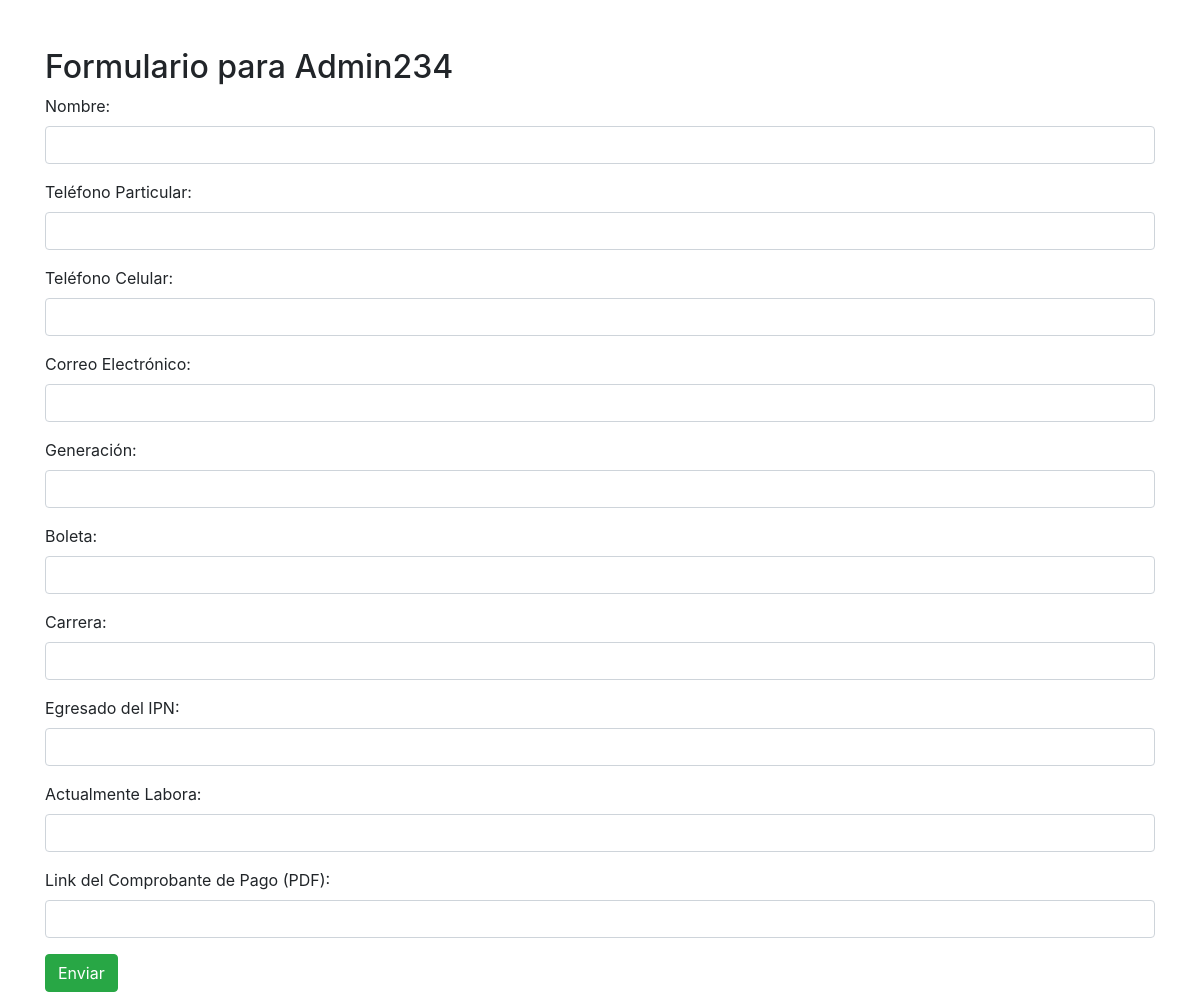
Page /formulario/1 on the earlier database version.
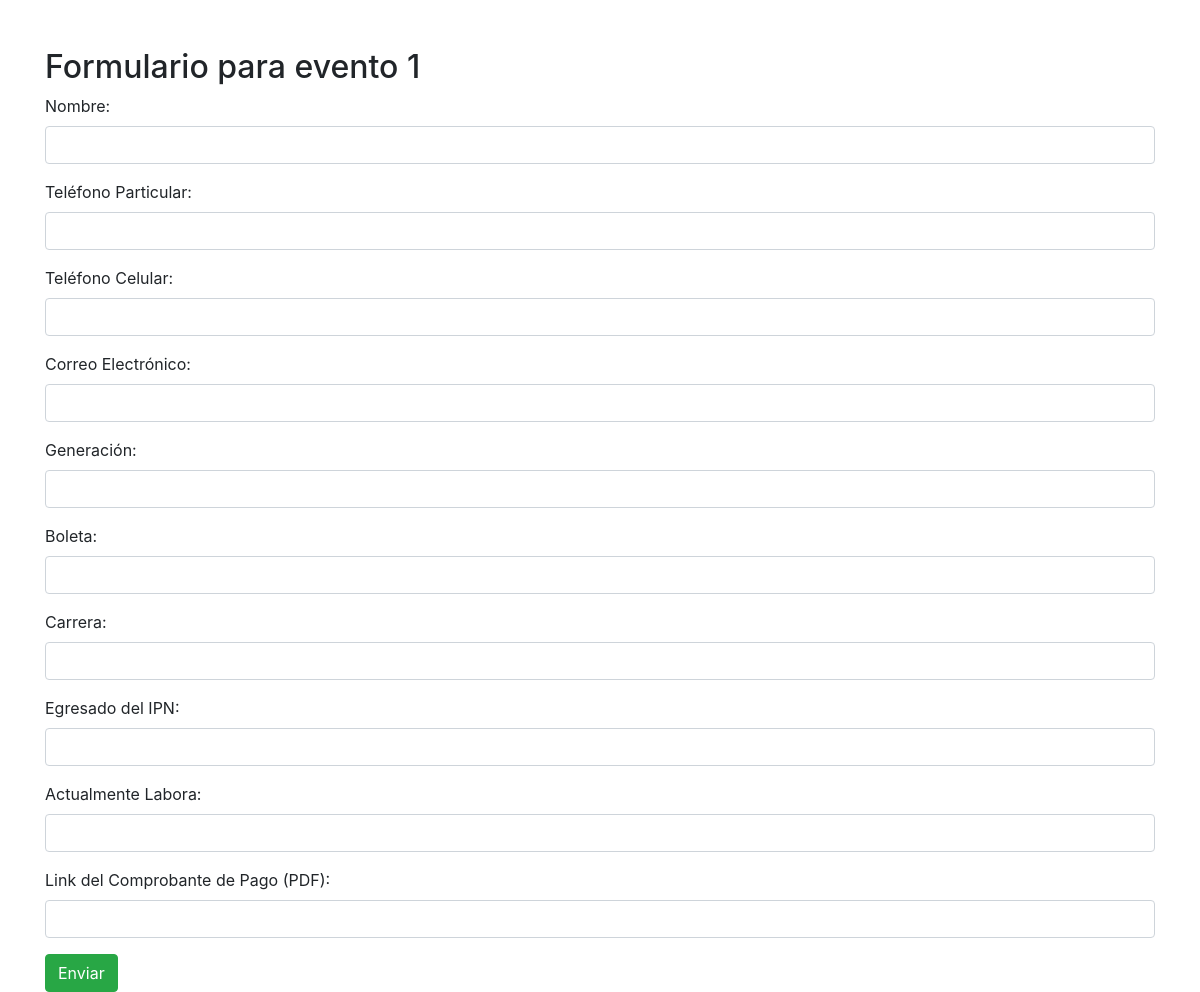
Same page on the later database version.
### app.py (models this page shows)
class Evento(db.Model):
    id = db.Column(db.Integer, primary_key=True)
    nombre = db.Column(db.String(100), nullable=False)
    fecha = db.Column(db.String(100), nullable=False)
    boletos = db.relationship('Boleto', backref='evento', lazy=True)

### app.py (the view, shortened to what this page needs)
@app.route('/formulario/<int:evento_id>', methods=['GET', 'POST'])
def formulario(evento_id):
    evento = Evento.query.get_or_404(evento_id)
    return render_template('formulario.html', evento=evento)

### templates/formulario.html (shortened to what this page needs)
<!DOCTYPE html>
<html lang="es">
  <head>
    <link
      rel="stylesheet"
      href="https://stackpath.bootstrapcdn.com/bootstrap/4.5.2/css/bootstrap.min.css"
    />
  </head>
  <body>
    <div class="container mt-5">
      <h2>Formulario para {{ evento.nombre }}</h2>
      <form method="POST">
        <div class="form-group">
          <label for="nombre">Nombre:</label>
          <input type="text" class="form-control" name="nombre" required />
        </div>
        <div class="form-group">
          <label for="telefono_particular">Teléfono Particular:</label>
          <input
            type="text"
            class="form-control"
            name="telefono_particular"
            required
          />
        </div>
        <div class="form-group">
          <label for="telefono_celular">Teléfono Celular:</label>
          <input
            type="text"
            class="form-control"
            name="telefono_celular"
            required
          />
        </div>
        <div class="form-group">
          <label for="correo">Correo Electrónico:</label>
          <input type="email" class="form-control" name="correo" required />
        </div>
        <div class="form-group">
          <label for="generacion">Generación:</label>
          <input type="text" class="form-control" name="generacion" required />
        </div>
        <div class="form-group">
          <label for="boleta">Boleta:</label>
          <input type="text" class="form-control" name="boleta" required />
        </div>
        <div class="form-group">
          <label for="carrera">Carrera:</label>
          <input type="text" class="form-control" name="carrera" required />
        </div>
        <div class="form-group">
          <label for="egresado_ipn">Egresado del IPN:</label>
          <input
            type="text"
            class="form-control"
            name="egresado_ipn"
            required
          />
        </div>
        <div class="form-group">
          <label for="actualmente_labora">Actualmente Labora:</label>
          <input
            type="text"
            class="form-control"
            name="actualmente_labora"
            required
          />
        </div>
        <div class="form-group">
          <label for="comprobante_pago"
            >Link del Comprobante de Pago (PDF):</label
          >
          <input
            type="url"
            class="form-control"
            name="comprobante_pago"
            required
          />
        </div>
        <button type="submit" class="btn btn-success">Enviar</button>
      </form>
    </div>
  </body>
</html>

Differences in the rows shown:
changed Evento: nombre "Admin234" → "evento 1"
